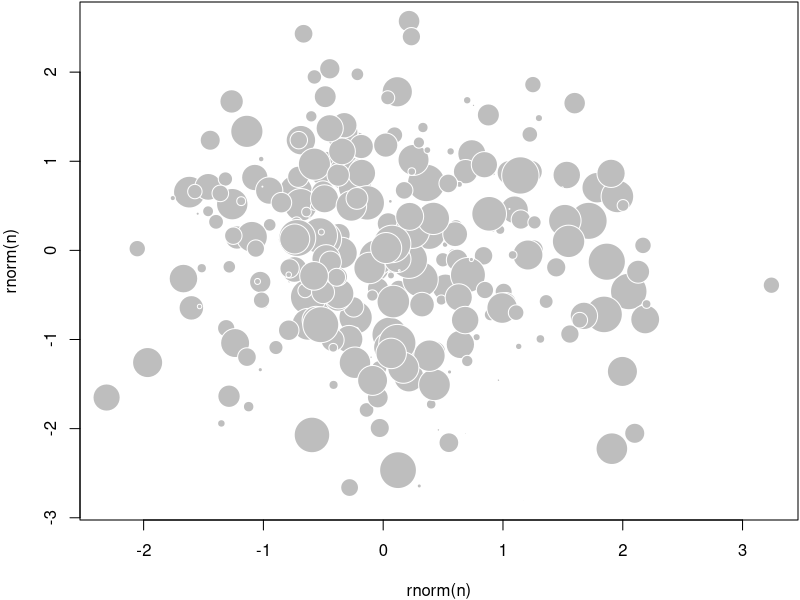

This figure's R source:
## ---- chunk 1
library(knitr)
## ---- chunk 2
n=300; set.seed(123)
par(mar=c(4,4,.1,.1))
plot(rnorm(n), rnorm(n), pch=21, cex=5*runif(n), col='white', bg='gray')
